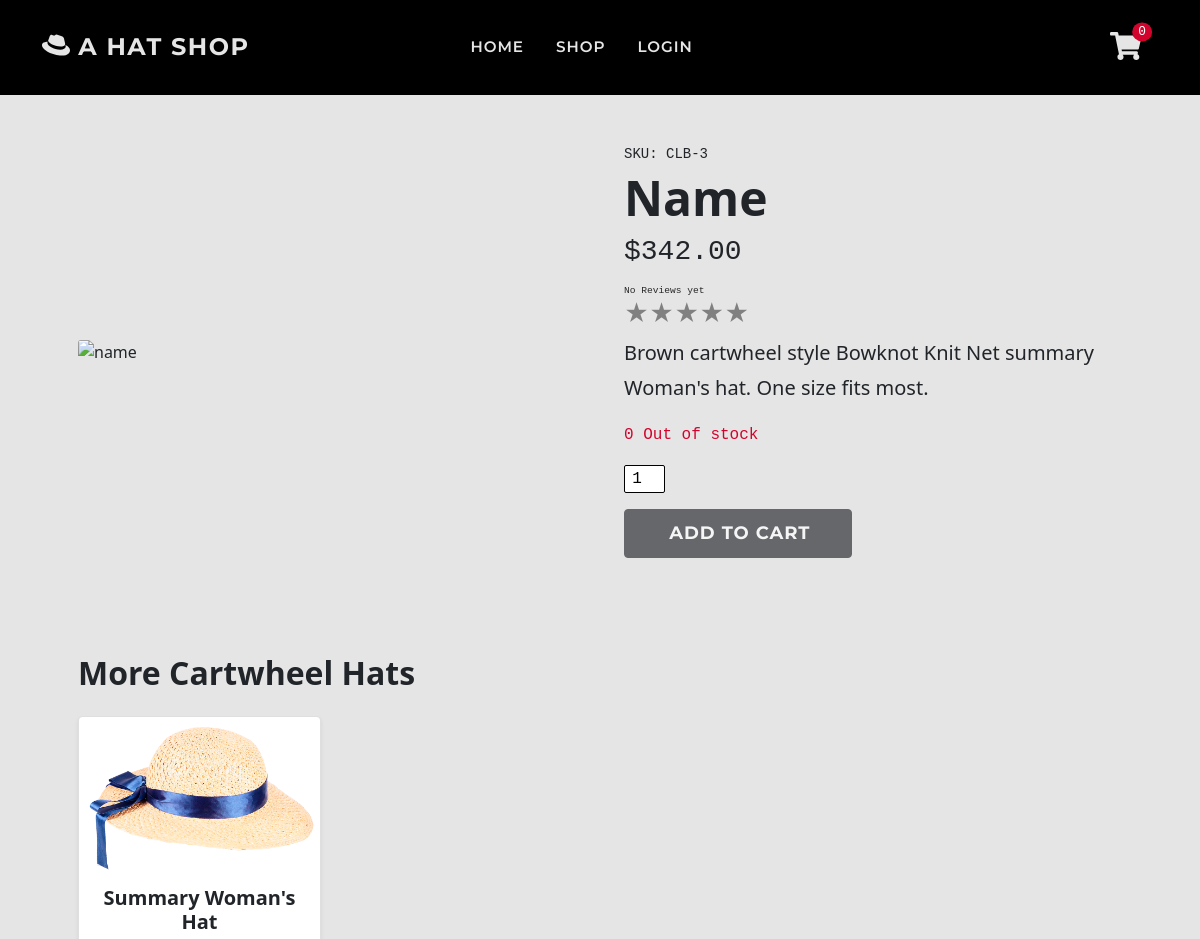
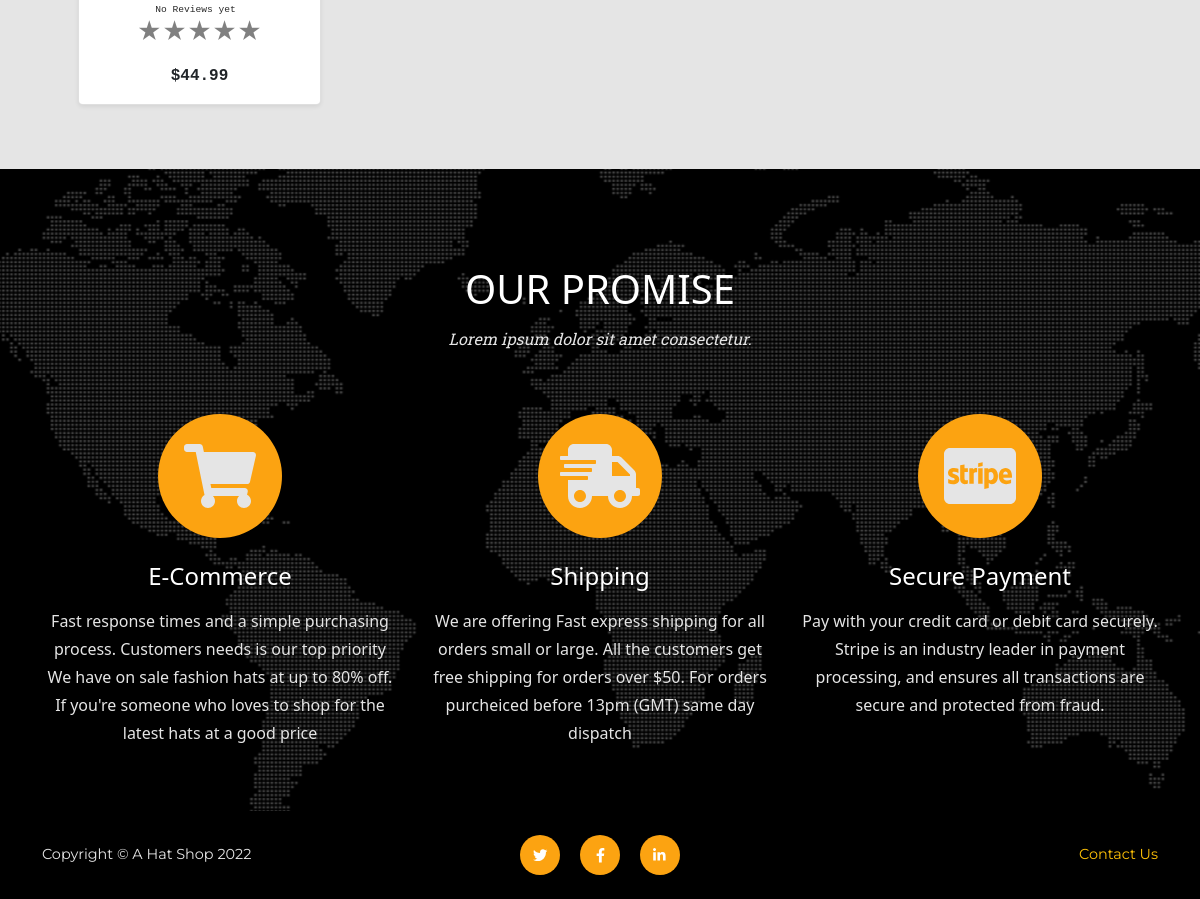
Page /shop/details/3/ on the committed database (2 pictures, top to bottom).
### shop/models.py (models this page shows, shortened)
class Product(models.Model):
    sku = models.CharField(max_length=60)
    category = models.ForeignKey(
        'Category', null=True, blank=True,
        on_delete=models.SET_NULL)
    style = models.CharField(max_length=60)
    color = models.CharField(max_length=60)
    name = models.CharField(max_length=60)
    description = models.TextField(max_length=250)
    price = models.DecimalField(
        max_digits=6, decimal_places=2)
    image = models.ImageField(null=True, blank=True)
    sale = models.BooleanField(default=False)
    sale_price = models.DecimalField(
        max_digits=6, decimal_places=2,
        null=True, blank=True)
    item_count = models.IntegerField(
        blank=False, null=False, default=0)
    rating = models.DecimalField(
        max_digits=6, decimal_places=2,
        null=True, blank=True)
    rating_counter = models.PositiveSmallIntegerField(default=0)

### shop/views.py (the view)
# urls.py: path('details/<item_id>/', views.shop_item, name='shop_item'),
def shop_item(request, item_id):
    cart = request.session.get('cart', {})
    item = get_object_or_404(Product, pk=item_id)
    availability = item.item_count
    if item_id in list(cart.keys()):
        availability = item.item_count - cart[item_id]
    related = Product.objects.filter(style=item.style).order_by('-id')
    context = {
        'item': item,
        'related': related,
        'availability': availability,
    }
    return render(request, 'shop/shop_item.html', context)

### cart/contexts.py (called while the page is built, shortened)
def cart_contents(request):
    cart_items = []
    total = 0
    before = 0
    item_count = 0
    availability = 0
    cart = request.session.get('cart', {})
    if total < 50:
        delivery = total * Decimal(10 / 100)
        free_deivery = 50 * total
    else:
        delivery = 0
        free_deivery = 0
    delivery = round(delivery, 2)
    grand_total = delivery + total
    grand_total = round(grand_total, 2)
    context = {
        'cart_items': cart_items,
        'total': total,
        'before': before,
        'item_count': item_count,
        'delivery': delivery,
        'free_deivery': free_deivery,
        'deivery_treshold': 10,
        'grand_total': grand_total,
    }
    return context

### reviews/contexts.py (called while the page is built)
def review_context(request):
    review_items = ProductReview.objects.all()
    context = {
        'review_items': review_items,
    }
    return context

### support/contexts.py (called while the page is built, shortened)
def message_context(request):
    unread_messages_count = 0
    user_messages = None
    all_messages = Message.objects.all()
    context = {
        'unread_messages_count': unread_messages_count,
        'user_messages': user_messages,
    }
    return context

### shop/templates/shop/shop_item.html (shortened to what this page needs)
{% extends 'base.html' %}
{% load static %}
{% block extra_css %}
<link href="{% static 'css/shop.css' %}" rel="stylesheet" />
{% endblock %}
{% block page_header %}
    <header class="py-5">
    </header>
{% endblock %}
{% block content %}
<section class="page-section">
    <div class="container pb-5 px-4 px-lg-5">
        {% include 'includes/shop/product.html' %}
    </div>
    <div class="container pt-5 px-2 px-sm-4 px-lg-5">
        <h2 class="fw-bolder mb-4 text-capitalize">More {{ item.style }} hats</h2>
        <div class="row gx-2 gx-sm-4 h-25 scroll-wrapper flex-nowrap ">
            {% for product in related %}
            {% if product.id != item.id %}
            {% include 'includes/shop/item-card.html' %}
            {% endif %}
            {% endfor %}
        </div>
    </div>
</section>
{% endblock %}

### shop/templates/includes/shop/product.html (shortened to what this page needs)
{% load thumbnail %}
<div class="item row gx-4 gx-lg-5 align-items-center position-relative">
    {% thumbnail item.image "500" as im %}
    <div class="col-md-6 mb-4 mb-md-0"><img class="card-img-top mb-md-0" src="{{ im.url }}"
            alt="{{ item.name }}" />
    </div>
    {% endthumbnail %}
    <div class="col-md-6">
        <div class="small mb-1 font-monospace">SKU: {{ item.sku }}</div>
        <h1 class="display-5 fw-bolder text-capitalize">{{ item.name }}</h1>
        <div class="fs-5 mb-3">
            {% if item.sale %}
            <span class="text-decoration-line-through h3 font-monospace">${{ item.price }}</span>
            <span class="text-danger h3 font-monospace">${{ item.sale_price }} </span>
            {% else %}
            <span class="font-monospace h3">${{ item.price }} </span>
            {% endif %}
        </div>
        <div>{% include 'includes/stars.html' %}</div>
        <p class="lead">{{ item.description }}</p>
        {% if availability == 0 %}
        <p class="text-danger font-monospace">{{ availability }} Out of stock</p>
        {% elif availability < 5  %}
        <p class="text-danger font-monospace">
            Only {{ availability }} left in stock.
        </p>
        {% else %}
        <p class="font-monospace">{{ availability }} items in stock</p>
        {% endif %}
        {% include 'includes/forms/add-to-cart-form.html' %}
    </div>
</div>

### reviews/templates/includes/stars.html (shortened to what this page needs)
<div class="star_container">
    {% if product.rating %}
    <div class="my-auto text-primary p-0 me-2 time font-monospace">{{ product.rating_counter }} Reviews</div>
    <a href="{% url 'all_reviews' product.id %}">
    <div class="stars h4"
        style="background-image: linear-gradient(to right, orange, orange {% widthratio product.rating 5 100 %}%, gray {% widthratio product.rating 5 100 %}%, gray 100%)">
        ★★★★★
    </div>
    </a>
    {% else %}
    <div class="my-auto time font-monospace text-primary p-0 me-2">No Reviews yet</div>
    <div class="stars h4" style="background-image: linear-gradient(to right, gray, gray)">
    </div>
    {% endif %}
</div>

### shop/templates/includes/shop/item-card.html (shortened to what this page needs)
{% load thumbnail %}
<div class="col-6 col-sm-4 col-lg-3 mb-2 mb-sm-3">
<div class="card shadow-sm rounded-3 pt-2 h-100">
    <div class="h-100 d-flex align-items-center">
        {% thumbnail product.image "250" as im %}
        <img class="card-img-top" src="{{ im.url }}" alt="..." />
        {% endthumbnail %}
    </div>
    <a class="card-img-overlay" href="{% url 'shop_item' product.id %}">
    </a>
    <div class="card-body p-2">
        <div class="text-center align-items-end">
            <h5 class="fw-bolder text-capitalize">{{ product.name }}</h5>
            <div class="d-flex justify-content-center small text-warning mb-2">
                {% include 'includes/stars.html' %}
            </div>
            {% if product.sale %}
            <span class="text-decoration-line-through font-monospace">${{ product.price }}</span>
            <span class="text-danger font-monospace fw-bolder">${{ product.sale_price }} </span>
            {% else %}
            <span class="font-monospace fw-bolder">${{ product.price }} </span>
            {% endif %}
        </div>
    </div>
    <div class="card-footer pt-0 border-top-0 bg-transparent justify-self-end">
    </div>
</div>
</div>

### static/css/base.css (style rules this page uses)
:root { --bs-warning: #fca311; --bs-white: #ffffff; --bs-gray: #292929; --bs-light: #e5e5e5; --bs-dark: #000000; --bs-danger: #d2042d; --bs-success: #6a994e; --bs-primary: #292929; --bs-secondary: #e5e5e5; --bs-primary-rgb: 41, 41, 41; --bs-secondary-rgb: 229, 229, 229; --bs-warning-rgb: 252, 163, 17; --bs-success-rgb: 106, 153, 78; --bs-danger-rgb: 210, 4, 45; --bs-white-rgb: 255, 255, 255; --bs-light-rgb: 229, 229, 229; --bs-dark-rgb: 0, 0, 0; }
html { scroll-padding-top: 4.5rem; }
body { position: relative; overflow-x: hidden; background-color: #e5e5e5; }
p { line-height: 1.75; }
a { color: blue; }
section, .page-section { padding: 3rem 0; }
@media (min-width: 768px) { section { padding: 6rem 0; } }
.time { font-size: .6rem; }
.scroll-wrapper { overflow-x: hidden; overflow-y: hidden; -webkit-overflow-scrolling: touch; scroll-behavior: smooth; }

### reviews/static/css/reviews.css (style rules this page uses)
.stars { background-clip: text; -webkit-background-clip: text; -webkit-text-fill-color: transparent; color: transparent; width: fit-content; }

### shop/static/css/shop.css (style rules this page uses)
.card-body { flex: 0 1 auto; padding: 1rem 1rem; }

### rows in the picture
Product: sku "CLB-3", name "Name", price "342.00", description "Brown cartwheel style Bowknot Knit Net summary Woman's hat. One size fits most.", style "Cartwheel"
Product: name "Summary Woman's Hat", shows "No Reviews yet", price "44.99"

### other values in the picture
{{ item_count }} "0"
{{ availability }} "0"
